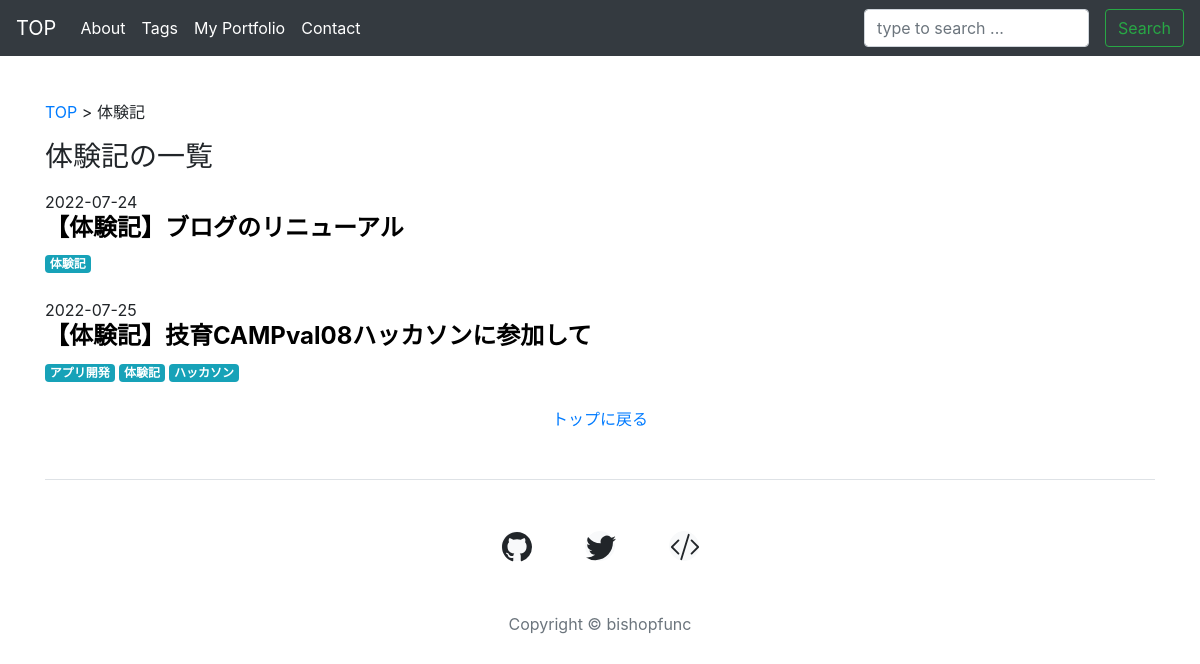
The app's page /tag/体験記/ with its own data.
### posts/models.py (models this page shows, shortened)
class Tag(models.Model):
    name = models.CharField('タグ', max_length=50)
    text = models.CharField('説明', max_length=100, blank=True)
    def __str__(self):
        return self.name
    class Meta:
        verbose_name_plural = 'TAGS'

class Post(models.Model):
    title = models.CharField(max_length=100)
    created_at = models.DateTimeField(default=datetime.now, editable=True, blank=False, null=False)
    updated_at = models.DateTimeField(auto_now=True, editable=False, blank=False, null=False)
    body = MDTextField(blank=True, null=False)
    slug = models.SlugField(max_length=255, null=False, blank=True, unique=True, verbose_name='url')
    auther = models.ForeignKey('auth.User', on_delete=models.PROTECT, default=1)
    category = models.ForeignKey(Category, verbose_name='Category', on_delete=models.PROTECT, blank=True, null=True, unique=True)
    tags = models.ManyToManyField(Tag, verbose_name='Tag', blank=True, null=True, related_name='posts')
    relation = models.ManyToManyField('self', verbose_name='関連記事', blank=True, null=True)
    font = models.IntegerField(choices=FONT_CHOICES, blank=True, null=True)
    draft_flg = models.BooleanField(default=False, blank=False, null=False, verbose_name='下書きで保存')
    class Meta:
        verbose_name_plural = 'BLOG'

### posts/views.py (the view)
# urls.py: path('tag/<str:tag>/', views.tag, name='tag'),
def tag(request, tag):
    tags = Tag.objects.get(name=tag)
    posts = Post.objects.filter(tags=tags)
    return render(request, 'posts/tag_category.html', {'tag': tags, 'posts': posts})

### posts/context.py (called while the page is built)
def related(request):
    context = {
      'category_list': Category.objects.all(),
      'tag_list': Tag.objects.all(),
    }
    return context

### templates/posts/tag_category.html (shortened to what this page needs)
{% extends 'base.html' %}
{% load static %}
{% block body %}
{% if category %}
<h3>{{ category.name }}の一覧</h3>
<p><a href="/">TOP</a> > {{ category.name }} </a></p>
<p>{{ cstegory.text }}</p>
{% elif tag %}
<p><a href="/">TOP</a> > {{ tag.name }} </a></p>
<h3>{{ tag.name }}の一覧</h3>
{% endif %}
{% include 'posts/title_date_tags.html' %}
{% include 'posts/back_top_btn.html' %}
{% endblock %}

### templates/posts/title_date_tags.html
{% for post in posts %}
  {{ post.created_at | date:"Y-m-j"}} <br/>
  <div class="title_date_tags">
    <h4><a href="{% url 'detail' post.slug %}" style="text-decoration: none; font-weight: bold; color: black;">{{ post.title }}</a></h4>
    {% for tag in post.tags.all %}
      <a href="{% url 'tag' tag %}" class="badge badge-info">{{ tag.name }}</a>
    {% endfor %}
    <br /><br />
  </div>
{% endfor %}

### records on screen
Tag: name "体験記"
Post: created_at "2022-07-24", title "【体験記】ブログのリニューアル"
Post: created_at "2022-07-25", title "【体験記】技育CAMPval08ハッカソンに参加して"
Tag: name "アプリ開発"
Tag: name "ハッカソン"
